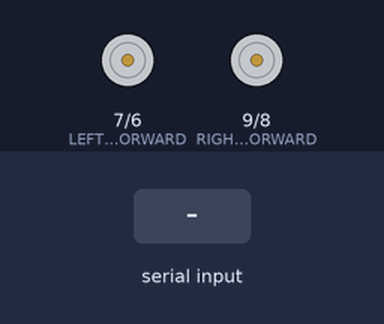
The sketch below on a simulated Arduino Uno, built with avr-gcc and run on an emulated ATmega328P. Shown: motor-driver pin pairs drawn as motors (green arrow = first pin HIGH = forward, orange = second pin HIGH = backward, longer = more drive, scaled by the enable pin). Inputs (shaded band) come from the test bench.

Above: at 1.2 s.
1.3 s: "90,45\n" received over Serial
At 1.9 s:
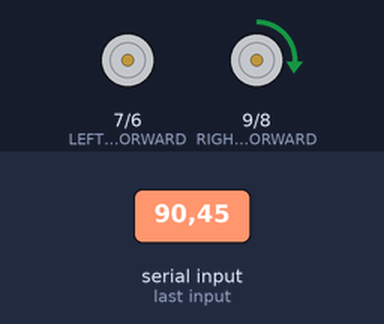
2.8 s: "30,150\n" received over Serial
At 4.0 s:
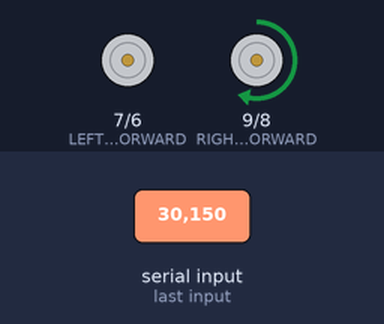
4.3 s: "200\n" received over Serial
At 6.0 s:
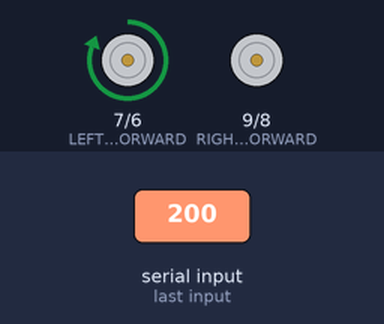
6.7 s: "1,90\n" received over Serial
At 7.1 s:
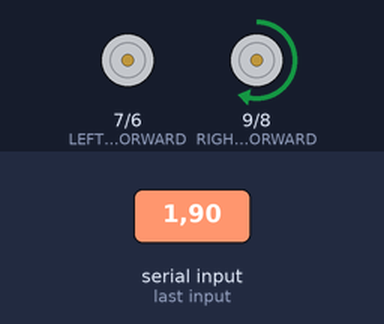
Timing chart, 0 to 9.2 s (numbered marks = the images above; inputs shaded):
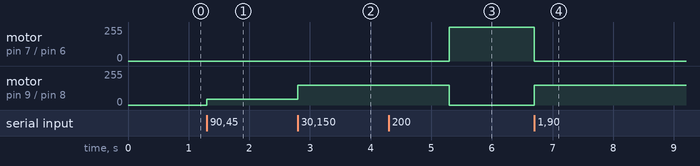

The sketch:

RosArduinoBridge.ino
```cpp
#include "motor_driver.h"

#define BAUDRATE      57600
#define MAX_PWM       255
#define PID_RATE      30

int left_speed = 0;
int right_speed = 0;
int old_left_speed = 0;
int old_right_speed = 0;

void setup() {
  // initialize serial communication at 9600 bits per second:
  Serial.begin(BAUDRATE);

  while (!Serial) {
    ; // wait for serial port connect. Needed for native USB port only
  }
  // init all pins
  initMotorController();
  // enable both motors
  enableMotors();
}

// the loop routine runs over and over again forever:
void loop() {
  serialEvent();

}

void serialEvent() {
  // if get a valid byte, read analog int:
  while (Serial.available() >= 2) {
    // read speeds from serial port
    left_speed = Serial.parseInt();
    right_speed = Serial.parseInt();
    left_speed = constrain(left_speed,-MAX_PWM,MAX_PWM);
    right_speed = constrain(right_speed,-MAX_PWM,MAX_PWM);
    // set motor speed
    setMotorSpeeds(left_speed,right_speed);
  }
}
```

motor_driver.h
```cpp
#ifndef MOTOR_DRIVER_H
#define MOTOR_DRIVER_H

#define RIGHT_MOTOR_ENABLE 10
#define LEFT_MOTOR_ENABLE 5
#define RIGHT_MOTOR_FORWARD 9
#define RIGHT_MOTOR_BACKWARD 8
#define LEFT_MOTOR_FORWARD 7
#define LEFT_MOTOR_BACKWARD 6

enum side {LEFT, RIGHT};

void initMotorController();
void enableMotors();
void enableRightMotor();
void enableLeftMotor();
void disableMotors();
void disableRightMotor();
void disableLeftMotor();
void setMoterSpeed(side motor_side, int speed);
void setMotorSpeeds();

#endif
```

motor_driver.ino
```cpp
#include "motor_driver.h"

void initMotorController(){
    pinMode(RIGHT_MOTOR_ENABLE,OUTPUT);
    pinMode(RIGHT_MOTOR_FORWARD,OUTPUT);
    pinMode(RIGHT_MOTOR_BACKWARD,OUTPUT);

    pinMode(LEFT_MOTOR_ENABLE,OUTPUT);
    pinMode(LEFT_MOTOR_FORWARD,OUTPUT);
    pinMode(LEFT_MOTOR_BACKWARD,OUTPUT);

    disableMotors();
}

void enableMotors() {
    digitalWrite(RIGHT_MOTOR_ENABLE, HIGH);
    digitalWrite(LEFT_MOTOR_ENABLE, HIGH);
}

void enableRightMotor() {
    digitalWrite(RIGHT_MOTOR_ENABLE, HIGH);
}

void enableLeftMotor() {
    digitalWrite(LEFT_MOTOR_ENABLE, HIGH);
}

void disableMotors() {
    digitalWrite(RIGHT_MOTOR_ENABLE, LOW);
    digitalWrite(LEFT_MOTOR_ENABLE, LOW);
}

void disableLeftMotor() {
    digitalWrite(LEFT_MOTOR_ENABLE, LOW);
}

void disableRightMotors() {
    digitalWrite(RIGHT_MOTOR_ENABLE, LOW);
}

void setMotorSpeed(side motor_side, int speed){
    if (speed >= 0) {
        if (motor_side == LEFT) {
            analogWrite(LEFT_MOTOR_FORWARD, speed);
            analogWrite(LEFT_MOTOR_BACKWARD, 0);
        }
        else if (motor_side == RIGHT) {
            analogWrite(RIGHT_MOTOR_FORWARD, speed);
            analogWrite(RIGHT_MOTOR_BACKWARD, 0);
        }
        else {
            analogWrite(RIGHT_MOTOR_FORWARD, 0);
            analogWrite(RIGHT_MOTOR_BACKWARD, 0);
            analogWrite(LEFT_MOTOR_FORWARD, 0);
            analogWrite(LEFT_MOTOR_BACKWARD, 0);
        }
    }
    else {
        speed = -speed;
        if (motor_side == LEFT) {
            analogWrite(LEFT_MOTOR_FORWARD, 0);
            analogWrite(LEFT_MOTOR_BACKWARD, speed);
        }
        else if (motor_side = RIGHT)
        {
            analogWrite(RIGHT_MOTOR_FORWARD, 0);
            analogWrite(RIGHT_MOTOR_BACKWARD, speed);
        }
    }
}

void setMotorSpeeds(int left_speed, int right_speed){
    setMotorSpeed(LEFT,left_speed);
    setMotorSpeed(RIGHT,right_speed);
}
```

Measured:
- after the input at 1.3 s, motor on pin 9 (RIGHT_MOTOR_FORWARD) / pin 8 (RIGHT_MOTOR_BACKWARD): stopped → forward 45/255 at once
- after the input at 2.8 s, motor on pin 9 (RIGHT_MOTOR_FORWARD) / pin 8 (RIGHT_MOTOR_BACKWARD): forward 45/255 → forward 150/255 at once
- after the input at 4.3 s, motor on pin 7 (LEFT_MOTOR_FORWARD) / pin 6 (LEFT_MOTOR_BACKWARD): stopped → forward 255/255 after 1.0 s; motor on pin 9 (RIGHT_MOTOR_FORWARD) / pin 8 (RIGHT_MOTOR_BACKWARD): forward 150/255 → stopped after 1.0 s
- after the input at 6.7 s, motor on pin 7 (LEFT_MOTOR_FORWARD) / pin 6 (LEFT_MOTOR_BACKWARD): forward 255/255 → stopped at once; motor on pin 9 (RIGHT_MOTOR_FORWARD) / pin 8 (RIGHT_MOTOR_BACKWARD): stopped → forward 150/255 at once
